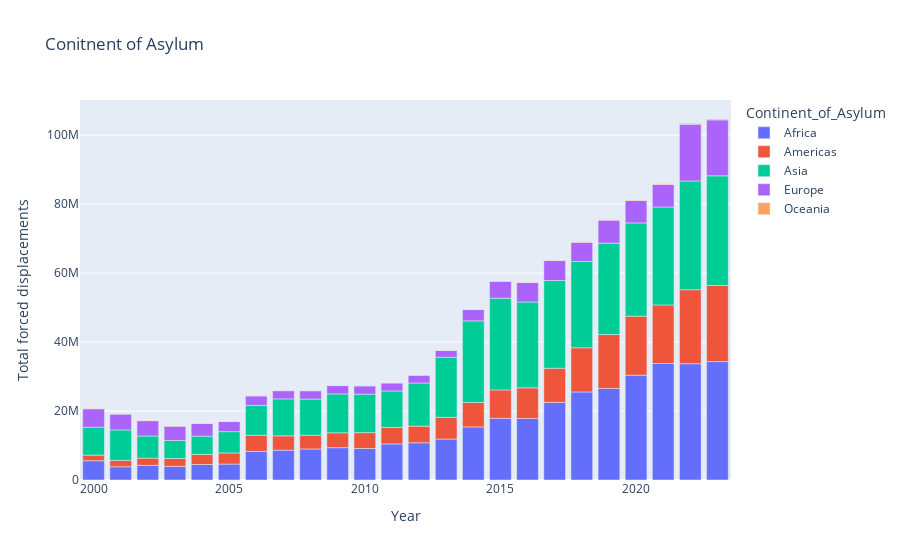

The notebook cell saved with this chart:
### Code cell
fig = px.bar(asylum_grouped, x='Year', y='Total forced displacements', color='Continent_of_Asylum', labels={'Total forced displacements': 'Total forced displacements'},title='Conitnent of Asylum')
            
fig.show()

### Figure 1 — Plotly figure (JSON) as saved in the notebook; plotly's stock layout.template omitted (floating-point values rounded to 4 significant figures)
{"data": [{"alignmentgroup": "True", "hovertemplate": "Continent_of_Asylum=Africa<br>Year=%{x}<br>Total forced displacements=%{y}<extra></extra>", "legendgroup": "Africa", "marker": {"color": "#636efa", "pattern": {"shape": ""}}, "name": "Africa", "offsetgroup": "Africa", "orientation": "v", "showlegend": true, "textposition": "auto", "type": "bar", "x": [2000, 2001, 2002, 2003, 2004, 2005, 2006, 2007, 2008, 2009, 2010, 2011, 2012, 2013, 2014, 2015, 2016, 2017, 2018, 2019, 2020, 2021, 2022, 2023], "xaxis": "x", "y": [5592937, 3843362, 4234458, 3939771, 4493923, 4620646, 8296035, 8659638, 9002208, 9379633, 9132056, 10449837, 10799998, 11874134, 15395561, 17897885, 17840800, 22499859, 25535123, 26540239, 30402072, 33788127, 33732317, 34342353], "yaxis": "y"}, {"alignmentgroup": "True", "hovertemplate": "Continent_of_Asylum=Americas<br>Year=%{x}<br>Total forced displacements=%{y}<extra></extra>", "legendgroup": "Americas", "marker": {"color": "#EF553B", "pattern": {"shape": ""}}, "name": "Americas", "offsetgroup": "Americas", "orientation": "v", "showlegend": true, "textposition": "auto", "type": "bar", "x": [2000, 2001, 2002, 2003, 2004, 2005, 2006, 2007, 2008, 2009, 2010, 2011, 2012, 2013, 2014, 2015, 2016, 2017, 2018, 2019, 2020, 2021, 2022, 2023], "xaxis": "x", "y": [1626379, 1851635, 2110258, 2293955, 2923551, 3229332, 4685166, 4149625, 3976413, 4309608, 4604264, 4798559, 4828967, 6315486, 7079232, 8235259, 8892239, 9910124, 12818342, 15645731, 17114518, 16971202, 21449248, 22069786], "yaxis": "y"}, {"alignmentgroup": "True", "hovertemplate": "Continent_of_Asylum=Asia<br>Year=%{x}<br>Total forced displacements=%{y}<extra></extra>", "legendgroup": "Asia", "marker": {"color": "#00cc96", "pattern": {"shape": ""}}, "name": "Asia", "offsetgroup": "Asia", "orientation": "v", "showlegend": true, "textposition": "auto", "type": "bar", "x": [2000, 2001, 2002, 2003, 2004, 2005, 2006, 2007, 2008, 2009, 2010, 2011, 2012, 2013, 2014, 2015, 2016, 2017, 2018, 2019, 2020, 2021, 2022, 2023], "xaxis": "x", "y": [8088297, 8819748, 6409179, 5235391, 5295863, 6172755, 8663079, 10717803, 10491470, 11267508, 11165899, 10573921, 12482947, 17404781, 23670749, 26601520, 24885133, 25442218, 25015262, 26497165, 27029829, 28390476, 31536964, 31796033], "yaxis": "y"}, {"alignmentgroup": "True", "hovertemplate": "Continent_of_Asylum=Europe<br>Year=%{x}<br>Total forced displacements=%{y}<extra></extra>", "legendgroup": "Europe", "marker": {"color": "#ab63fa", "pattern": {"shape": ""}}, "name": "Europe", "offsetgroup": "Europe", "orientation": "v", "showlegend": true, "textposition": "auto", "type": "bar", "x": [2000, 2001, 2002, 2003, 2004, 2005, 2006, 2007, 2008, 2009, 2010, 2011, 2012, 2013, 2014, 2015, 2016, 2017, 2018, 2019, 2020, 2021, 2022, 2023], "xaxis": "x", "y": [5336516, 4599086, 4453686, 4131481, 3684874, 2934444, 2726944, 2375412, 2415952, 2428675, 2398299, 2322400, 2273841, 1968399, 3291167, 4894005, 5641941, 5783018, 5562176, 6652175, 6493855, 6559949, 16444931, 16222318], "yaxis": "y"}, {"alignmentgroup": "True", "hovertemplate": "Continent_of_Asylum=Oceania<br>Year=%{x}<br>Total forced displacements=%{y}<extra></extra>", "legendgroup": "Oceania", "marker": {"color": "#FFA15A", "pattern": {"shape": ""}}, "name": "Oceania", "offsetgroup": "Oceania", "orientation": "v", "showlegend": true, "textposition": "auto", "type": "bar", "x": [2000, 2001, 2002, 2003, 2004, 2005, 2006, 2007, 2008, 2009, 2010, 2011, 2012, 2013, 2014, 2015, 2016, 2017, 2018, 2019, 2020, 2021, 2022, 2023], "xaxis": "x", "y": [84614, 81865, 79026, 74261, 82374, 82385, 85585, 36494, 35890, 38067, 37668, 40133, 52729, 59995, 69649, 69927, 83905, 109495, 131150, 149180, 166769, 186575, 255389, 255618], "yaxis": "y"}], "layout": {"barmode": "relative", "legend": {"title": {"text": "Continent_of_Asylum"}, "tracegroupgap": 0}, "title": {"text": "Conitnent of Asylum"}, "xaxis": {"anchor": "y", "domain": [0, 1], "title": {"text": "Year"}}, "yaxis": {"anchor": "x", "domain": [0, 1], "title": {"text": "Total forced displacements"}}}}
